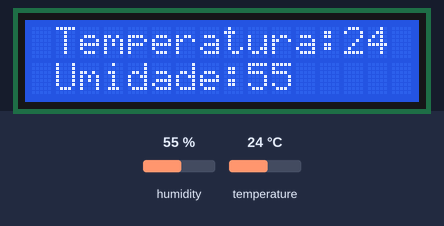
The sketch below on a simulated Arduino Nano, built with avr-gcc and run on an emulated ATmega328P. Shown: 16×2 character LCD. The inputs (shaded band) are chosen by the test bench; at power-on: humidity 55 %, temperature 24 °C.

Above: at 1.2 s.
1.3 s: humidity set to 22 %
At 3.3 s:
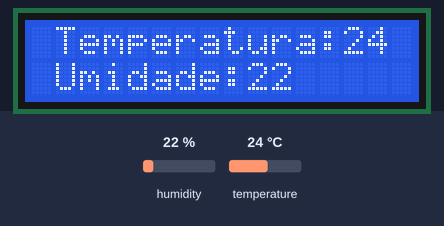
3.6 s: temperature set to 12 °C
At 4.6 s:
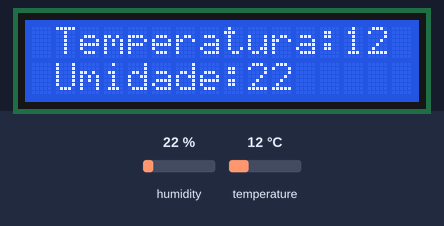
5.7 s: humidity set to 40 %
At 7.1 s:
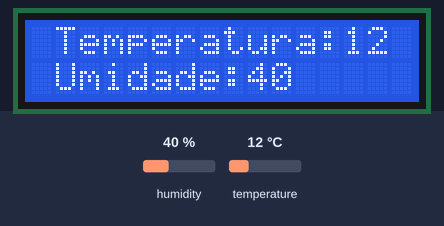
7.7 s: temperature set to 19 °C
At 9.5 s:
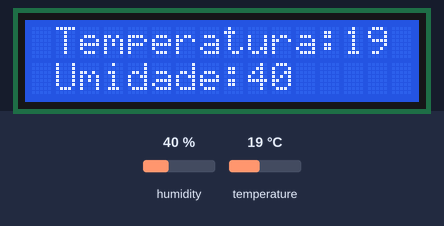
Timing chart, 0 to 10.8 s (numbered marks = the images above; inputs shaded):
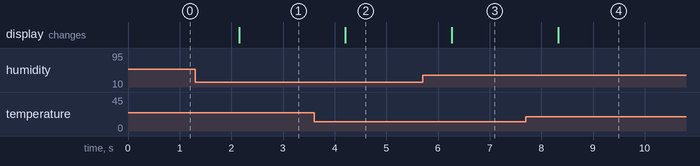

The sketch:

Codigo.ino
```cpp
//Medidor de temperatura e Umidade com impressão em um LCD 16x2
//Autor: Gilson Filho

//Declaração de bibliotecas
#include <LiquidCrystal.h>
#include <dht.h>

//Definindo os pinos que serão utilizados para ligação ao display
LiquidCrystal lcd(12, 11, 2, 3, 4, 5);

//Definção de pinos
#define pinBotao1 A5
#define pinBotao2 A6
#define pinoDHT11 A1

dht DHT; //VARIÁVEL DO TIPO DHT

void setup() {

  //Define o número de colunas e linhas do LCD
  lcd.begin(16, 2);
  Serial.begin(9600);

  //Configuraçãos dos pinos
  pinMode(pinBotao1,INPUT_PULLUP);
  pinMode(pinBotao2,INPUT_PULLUP);

}

void loop() {

  //Leitura dos valores do sensor
  DHT.read11(pinoDHT11);

  //Limpa a tela
  lcd.clear();
  //Posiciona o cursor na coluna 1, linha 0;
  lcd.setCursor(1, 0);
  //Envia o texto entre aspas para o LCD
  lcd.print("Temperatura:");
  //Posiciona o cursor na coluna 1, linha 0;
  lcd.setCursor(13, 0);
  //Envia o texto entre aspas para o LCD
  lcd.print(DHT.temperature,0);
  //Posiciona o cursor na coluna 1, linha 0;
  lcd.setCursor(1, 1);
  //Envia o texto entre aspas para o LCD
  lcd.print("Umidade:");
  //Posiciona o cursor na coluna 1, linha 0;
  lcd.setCursor(9, 1);
  //Envia o texto entre aspas para o LCD
  lcd.print(DHT.humidity,0);
  delay(1000);

}
```

Measured:
- after the input at 1.3 s, the display: changes after 0.85 s (image 1)
- after the input at 3.6 s, the display: changes after 0.61 s (image 2)
- after the input at 5.7 s, the display: changes after 0.57 s (image 3)
- after the input at 7.7 s, the display: changes after 0.63 s (image 4)
